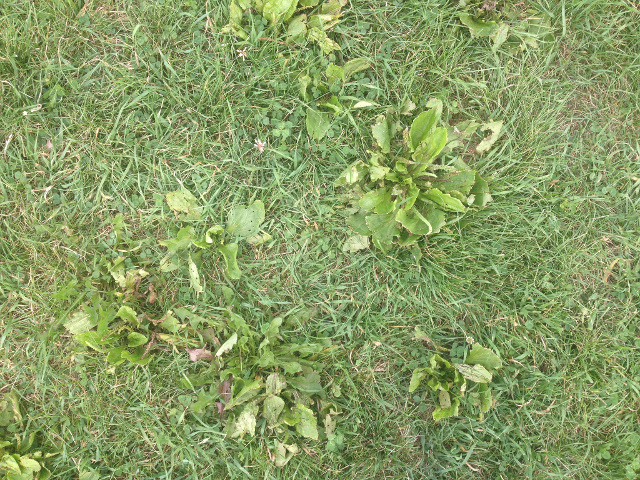
#> input picture test/heavy.jpg, 640 x 480 px
$ python match_descriptors_good.py ../test/heavy.jpg ../test/large.jpg
#> lines starting #> are read from the running program, lines starting #| are printed output that depends on the picture
#!/usr/bin/env python
import cv2
import numpy
import sys
import time

# Load images
image = sys.argv[1]
template = sys.argv[2]
haystack_color = cv2.imread(image)
#> haystack_color is the input picture: shape (480, 640, 3); mean B, G, R 100.8, 157, 137.6
needle_color = cv2.imread(template)
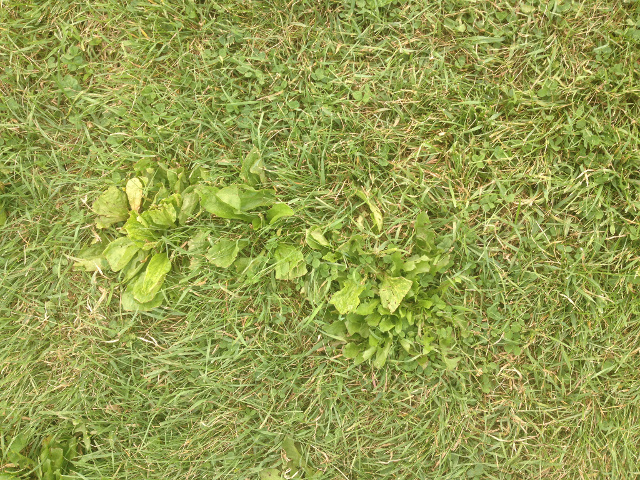
#> input picture test/large.jpg, 640 x 480 px
#> needle_color is the input picture: shape (480, 640, 3); mean B, G, R 80.2, 158.4, 150.4

# Make gray
haystack_gray = cv2.cvtColor(haystack_color, cv2.COLOR_BGR2GRAY)
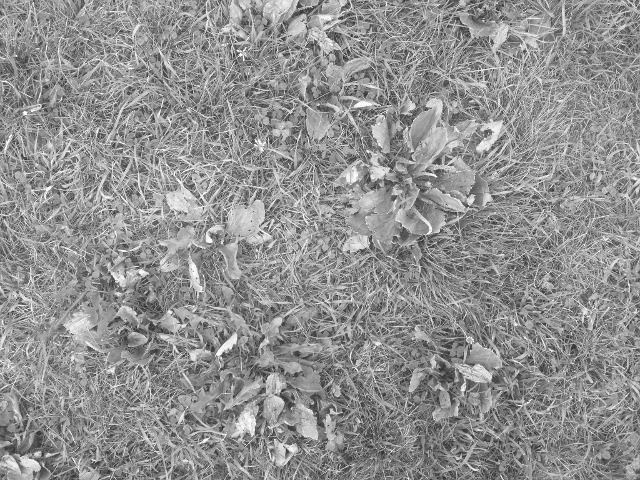
#> haystack_gray: shape (480, 640); min 39, max 254, mean 144.8
needle_gray = cv2.cvtColor(needle_color, cv2.COLOR_BGR2GRAY)
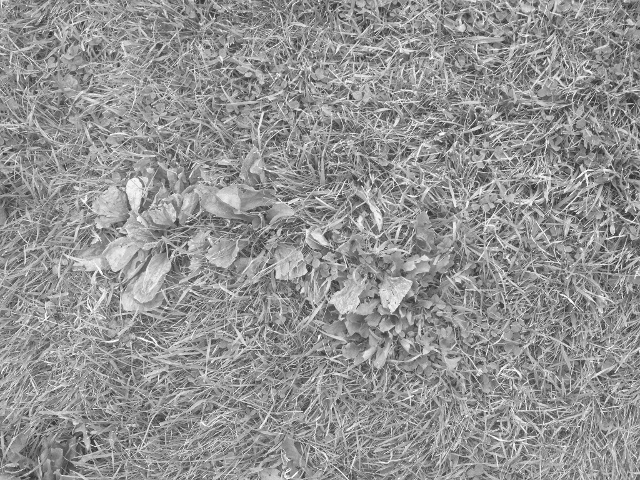
#> needle_gray: shape (480, 640); min 36, max 255, mean 147.1

# Build feature detector and descriptor extractor
hessian_threshold = 85
#> (the run stopped early here; a loop or call above may not have finished)
